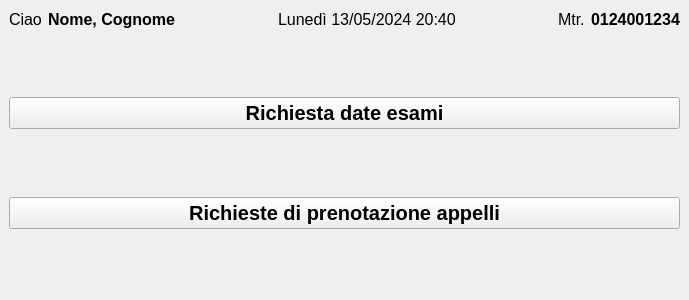
<?xml version="1.0" encoding="UTF-8"?>
<ui version="4.0">
 <class>Students_Home</class>
 <widget class="QMainWindow" name="Students_Home">
  <property name="geometry">
   <rect>
    <x>0</x>
    <y>0</y>
    <width>689</width>
    <height>300</height>
   </rect>
  </property>
  <property name="font">
   <font>
    <family>Segoe UI</family>
   </font>
  </property>
  <property name="windowTitle">
   <string>StudiSync - Home Studenti</string>
  </property>
  <widget class="QWidget" name="centralwidget">
   <layout class="QVBoxLayout" name="verticalLayout_2">
    <item>
     <layout class="QHBoxLayout" name="horizontalLayout">
      <item>
       <widget class="QLabel" name="label_2">
        <property name="font">
         <font>
          <family>Segoe UI</family>
          <pointsize>12</pointsize>
         </font>
        </property>
        <property name="text">
         <string>Ciao</string>
        </property>
       </widget>
      </item>
      <item>
       <widget class="QLabel" name="NameLastnameLabel">
        <property name="font">
         <font>
          <family>Segoe UI</family>
          <pointsize>12</pointsize>
          <weight>75</weight>
          <bold>true</bold>
         </font>
        </property>
        <property name="text">
         <string>Nome, Cognome</string>
        </property>
       </widget>
      </item>
      <item>
       <spacer name="horizontalSpacer">
        <property name="orientation">
         <enum>Qt::Horizontal</enum>
        </property>
        <property name="sizeHint" stdset="0">
         <size>
          <width>40</width>
          <height>20</height>
         </size>
        </property>
       </spacer>
      </item>
      <item>
       <widget class="QLabel" name="DateLabel">
        <property name="font">
         <font>
          <family>Segoe UI</family>
          <pointsize>12</pointsize>
         </font>
        </property>
        <property name="text">
         <string>Lunedì 13/05/2024 20:40</string>
        </property>
       </widget>
      </item>
      <item>
       <spacer name="horizontalSpacer_2">
        <property name="orientation">
         <enum>Qt::Horizontal</enum>
        </property>
        <property name="sizeHint" stdset="0">
         <size>
          <width>40</width>
          <height>20</height>
         </size>
        </property>
       </spacer>
      </item>
      <item>
       <widget class="QLabel" name="label">
        <property name="font">
         <font>
          <family>Segoe UI</family>
          <pointsize>12</pointsize>
         </font>
        </property>
        <property name="text">
         <string>Mtr.</string>
        </property>
       </widget>
      </item>
      <item>
       <widget class="QLabel" name="MtrLabel">
        <property name="font">
         <font>
          <family>Segoe UI</family>
          <pointsize>12</pointsize>
          <weight>75</weight>
          <bold>true</bold>
         </font>
        </property>
        <property name="text">
         <string>0124001234</string>
        </property>
       </widget>
      </item>
     </layout>
    </item>
    <item>
     <layout class="QVBoxLayout" name="verticalLayout">
      <item>
       <spacer name="verticalSpacer_2">
        <property name="orientation">
         <enum>Qt::Vertical</enum>
        </property>
        <property name="sizeHint" stdset="0">
         <size>
          <width>20</width>
          <height>40</height>
         </size>
        </property>
       </spacer>
      </item>
      <item>
       <widget class="QPushButton" name="InvioRichiestaButton">
        <property name="font">
         <font>
          <family>Segoe UI</family>
          <pointsize>15</pointsize>
          <weight>75</weight>
          <bold>true</bold>
         </font>
        </property>
        <property name="text">
         <string>Richiesta date esami</string>
        </property>
       </widget>
      </item>
      <item>
       <spacer name="verticalSpacer_3">
        <property name="orientation">
         <enum>Qt::Vertical</enum>
        </property>
        <property name="sizeHint" stdset="0">
         <size>
          <width>20</width>
          <height>40</height>
         </size>
        </property>
       </spacer>
      </item>
      <item>
       <widget class="QPushButton" name="InvioPrenotazioneButton">
        <property name="font">
         <font>
          <family>Segoe UI</family>
          <pointsize>15</pointsize>
          <weight>75</weight>
          <bold>true</bold>
         </font>
        </property>
        <property name="text">
         <string>Richieste di prenotazione appelli</string>
        </property>
       </widget>
      </item>
      <item>
       <spacer name="verticalSpacer">
        <property name="orientation">
         <enum>Qt::Vertical</enum>
        </property>
        <property name="sizeHint" stdset="0">
         <size>
          <width>20</width>
          <height>40</height>
         </size>
        </property>
       </spacer>
      </item>
     </layout>
    </item>
   </layout>
  </widget>
  <action name="actionCIso">
   <property name="text">
    <string>CIso</string>
   </property>
  </action>
  <action name="actionCiao">
   <property name="text">
    <string>Ciao</string>
   </property>
  </action>
 </widget>
 <resources/>
 <connections/>
</ui>
